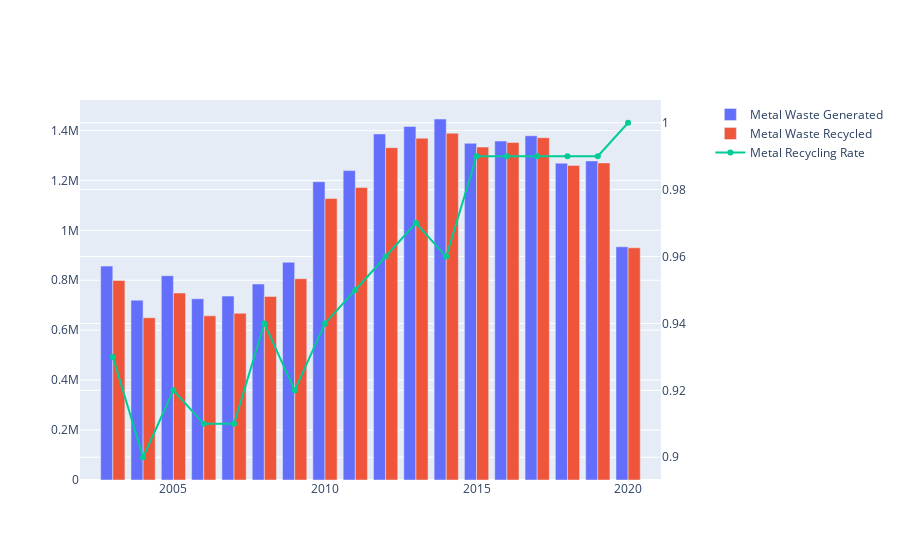

Notebook cell for this chart:
### Code cell
fig = go.Figure()

fig= make_subplots(specs=[[{'secondary_y': True}]])

fig.add_trace(
    go.Bar(
        x=df_metal['year'],
        y=df_metal['total_waste_generated_tonne'],
        name='Metal Waste Generated',
    )
)
fig.add_trace(
    go.Bar(
        x=df_metal['year'],
        y=df_metal['total_waste_recycled_tonne'],
        name='Metal Waste Recycled',
    )
)

fig.add_trace(
    go.Line(
        x=df_metal['year'],
        y=df_metal['recycling_rate'],
        name='Metal Recycling Rate',
    ),
    secondary_y=True
)

fig.show()

### Figure 1 — Plotly figure (JSON) as saved in the notebook; plotly's stock layout.template omitted (floating-point values rounded to 4 significant figures)
{"data": [{"name": "Metal Waste Generated", "type": "bar", "x": [2003, 2004, 2005, 2006, 2007, 2008, 2009, 2010, 2011, 2012, 2013, 2014, 2015, 2016, 2017, 2018, 2019, 2020], "y": [856700, 720200, 818300, 725900, 736500, 784800, 872000, 1194600, 1239200, 1386000, 1416000, 1445900, 1348500, 1357500, 1378800, 1269000, 1278000, 934000]}, {"name": "Metal Waste Recycled", "type": "bar", "x": [2003, 2004, 2005, 2006, 2007, 2008, 2009, 2010, 2011, 2012, 2013, 2014, 2015, 2016, 2017, 2018, 2019, 2020], "y": [799000, 649900, 749100, 657400, 668000, 735000, 806200, 1127500, 1171600, 1331200, 1369200, 1388900, 1333300, 1351500, 1371000, 1260000, 1270000, 930000]}, {"name": "Metal Recycling Rate", "type": "scatter", "x": [2003, 2004, 2005, 2006, 2007, 2008, 2009, 2010, 2011, 2012, 2013, 2014, 2015, 2016, 2017, 2018, 2019, 2020], "xaxis": "x", "y": [0.93, 0.9, 0.92, 0.91, 0.91, 0.94, 0.92, 0.94, 0.95, 0.96, 0.97, 0.96, 0.99, 0.99, 0.99, 0.99, 0.99, 1], "yaxis": "y2"}], "layout": {"xaxis": {"anchor": "y", "domain": [0, 0.94]}, "yaxis": {"anchor": "x", "domain": [0, 1]}, "yaxis2": {"anchor": "x", "overlaying": "y", "side": "right"}}}
